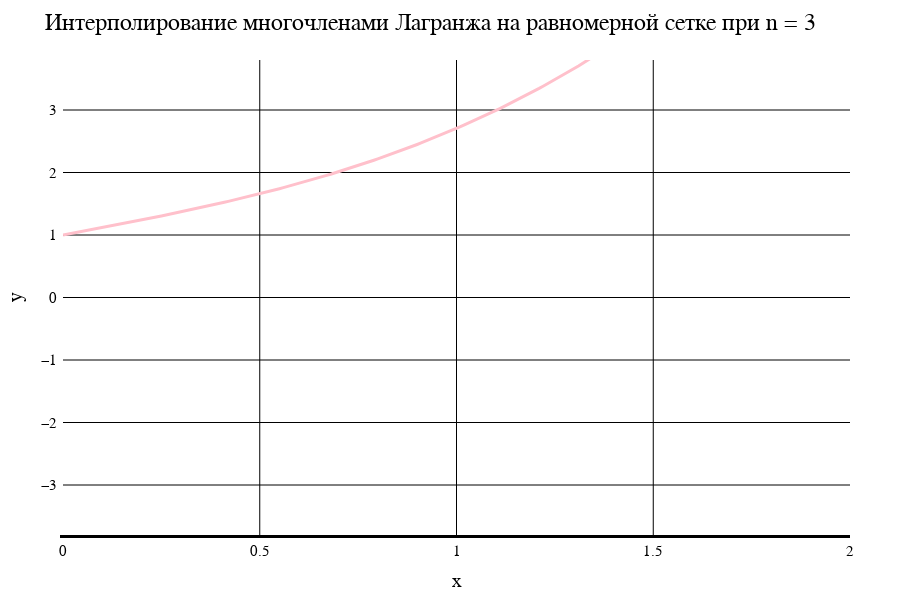

The cell this chart's notebook holds for it:
### Markdown cell above
Лагранж. Равномерная сетка

### Code cell
data1[1]

### Figure 1 — Plotly figure (JSON) as saved in the notebook; plotly's stock layout.template omitted (floating-point values rounded to 4 significant figures; data arrays with more than 128 entries replaced by an {"elided": "..."} marker saying what was removed)
{"data": [{"line": {"color": "pink", "width": 3}, "mode": "line", "type": "scatter", "x": {"elided": "201 float values"}, "y": {"elided": "201 float values"}}], "layout": {"coloraxis": {"outlinecolor": "black"}, "font": {"color": "black", "family": "Time New Roman"}, "height": 600, "margin": {"b": 50, "l": 50, "r": 50, "t": 60}, "paper_bgcolor": "white", "plot_bgcolor": "white", "title": {"autosize": false, "font": {"color": "black", "family": "Times New Roman", "size": 24}, "paper_bgcolor": "red", "text": "Интерполирование многочленами Лагранжа на равномерной сетке при n = 3"}, "width": 900, "xaxis": {"color": "black", "gridcolor": "black", "gridwidth": 1, "linecolor": "black", "linewidth": 3, "tickfont": {"size": 15}, "title": {"font": {"color": "black", "family": "Times New Roman", "size": 20}, "text": "x"}, "zeroline": true, "zerolinecolor": "black", "zerolinewidth": 3}, "yaxis": {"exponentformat": "power", "gridcolor": "black", "gridwidth": 1, "linewidth": 3, "range": [-3.8, 3.8], "tickfont": {"size": 15}, "title": {"font": {"color": "black", "family": "Times New Roman", "size": 20}, "text": "y"}, "zeroline": true, "zerolinecolor": "black", "zerolinewidth": 1}}}
